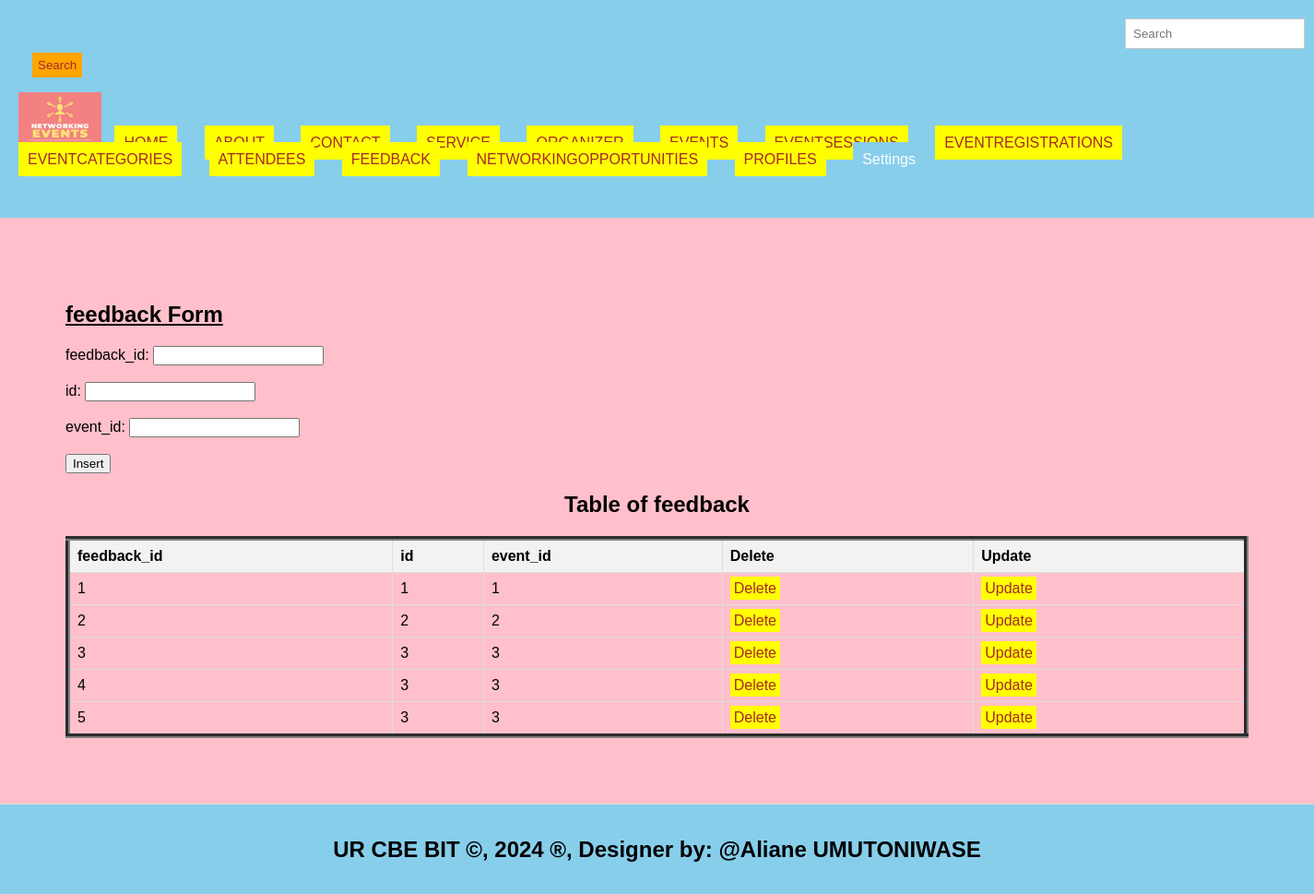
Page /feedback.php on the committed database.
### tables this page shows
CREATE TABLE `feedback` (
  `feedback_id` int(11) NOT NULL,
  `id` int(11) DEFAULT NULL,
  `event_id` int(11) DEFAULT NULL
);

### feedback.php (the view, shortened to what this page needs)
<!DOCTYPE html>
<html lang="en">
<head>
  <link rel="stylesheet" type="text/css" href="style.css" title="style 1" media="screen, tv, projection, handheld, print"/>
  </head>
  <header>
<body bgcolor="pink">
  <form class="d-flex" role="search" action="search.php">
      <input class="form-control me-2" type="search" placeholder="Search" aria-label="Search" name="query">
      <button class="btn btn-outline-success" type="submit">Search</button>
    </form>
  <ul style="list-style-type: none; padding: 0;">
    <li style="display: inline; margin-right: 10px;">
    <img src="./images/logo.jpg" width="90" height="60" alt="Logo">
  </li>
    <li style="display: inline; margin-right: 10px;"><a href="./home.html">HOME</a>
  </li>
    <li style="display: inline; margin-right: 10px;"><a href="./about.html">ABOUT</a>
  </li>
    <li style="display: inline; margin-right: 10px;"><a href="./contact.html">CONTACT</a>
  </li>
    <li style="display: inline; margin-right: 10px;"><a href="./Service.html">SERVICE</a>
  </li>
    <li style="display: inline; margin-right: 10px;"><a href="./organizer.php">ORGANIZER</a>
  </li>
    <li style="display: inline; margin-right: 10px;"><a href="./events.php">EVENTS</a>
  </li>
    <li style="display: inline; margin-right: 10px;"><a href="./eventsessions.php">EVENTSESSIONS</a>
  </li>
    <li style="display: inline; margin-right: 10px;"><a href="./eventregistrations.php">EVENTREGISTRATIONS</a>
  </li>
    <li style="display: inline; margin-right: 10px;"><a href="./eventcategories.php">EVENTCATEGORIES</a>
  </li>
    <li style="display: inline; margin-right: 10px;"><a href="./attendees.php">ATTENDEES</a>
  </li>
    <li style="display: inline; margin-right: 10px;"><a href="./feedback.php">FEEDBACK</a>
  </li>
    <li style="display: inline; margin-right: 10px;"><a href="./networking_opportunities.php">NETWORKINGOPPORTUNITIES</a>
  </li>
  <li style="display: inline; margin-right: 10px;"><a href="./profiles.php">PROFILES</a>
  </li>
    <li class="dropdown" style="display: inline; margin-right: 10px;">
      <a href="#" style="padding: 10px; color: white; background-color: skyblue; text-decoration: none; margin-right: 15px;">Settings</a>
    </li><br><br>
  </ul>
</header>
<section>
    <h1><u> feedback Form </u></h1>
    <form method="post" onsubmit="return confirmInsert();">
        <label for="fid">feedback_id:</label>
        <input type="number" id="fid" name="fid"><br><br>
        <label for="uid">id:</label>
        <input type="number" id="uid" name="uid"><br><br>
        <label for="eid">event_id:</label>
        <input type="text" id="eid" name="eid" required><br><br>
        <input type="submit" name="add" value="Insert">
    </form>
<!DOCTYPE html>
<html>
<head>
</head>
<body>
    <center><h2>Table of feedback</h2></center>
    <table border="5">
        <tr>
            <th>feedback_id</th>
            <th> id</th>
            <th> event_id</th>
            <th>Delete</th>
            <th>Update</th>
        </tr>
        <?php
     include('database_connection.php');
        $sql = "SELECT * FROM feedback";
        $result = $connection->query($sql);
        if ($result->num_rows > 0) {
            while ($row = $result->fetch_assoc()) {
                $fid = $row['feedback_id'];
                echo "<tr>
                    <td>" . $row['feedback_id'] . "</td>
                    <td>" . $row['id'] . "</td>
                    <td>" . $row['event_id'] . "</td>
                    <td><a style='padding:4px' href='delete_feedback.php?feedback_id=$fid'>Delete</a></td>
                    <td><a style='padding:4px' href='update_feedback.php?feedback_id=$fid'>Update</a></td>
                </tr>";
            }
        } else {
            echo "<tr><td colspan='6'>No data found</td></tr>";
        }
        ?>
    </table>
</body>
    </section>
<footer>
  <center>
    <marquee behavior='alternate'>
    <b><h2>UR CBE BIT &copy, 2024 &reg, Designer by: @Aliane UMUTONIWASE</h2></b>
  </marquee>
  </center>
</footer>
</body>
</html>

### style.css (style rules this page uses)
body { font-family: Arial, sans-serif; margin: 0; padding: 0; }
.form-control { padding: 8px; margin-left: 4px; border: 1px solid #ccc; }
.btn { padding: 6px; background-color: orange; color: brown; border: none; }
.dropdown { position: relative; display: inline; margin-right: 10px; }
body { font-family: Arial,sans-serif; margin:0; padding:0; }
header { background-color:skyblue; padding: 20px; }
.dropdown { position: right; display:right; direction:rtl; }
section { padding:28px; border-bottom: 1px solid #ddd; }
footer { text-align: center; padding: 15px; background-color:skyblue; }

### feedback.php (style rules this page uses)
a { padding: 10px; color: white; background-color: yellow; text-decoration: none; margin-right: 15px; }
a:link { color: brown; }
button.btn { margin-left: 15px; margin-top: 4px; }
input.form-control { margin-left: 1200px; padding: 8px; }
header { background-color:skyblue; }
section { padding:71px; border-bottom: 1px solid #ddd; }
footer { text-align: center; padding: 15px; background-color:skyblue; }
table { width: 100%; border-collapse: collapse; }
th, td { border: 1px solid #ddd; padding: 8px; text-align: left; }
th { background-color: #f2f2f2; }

### rows in the picture
feedback: feedback_id "1", id "1", event "1"
feedback: feedback_id "2", id "2", event "2"
feedback: feedback_id "3", id "3", event "3"
feedback: feedback_id "4", id "3", event "3"
feedback: feedback_id "5", id "3", event "3"
